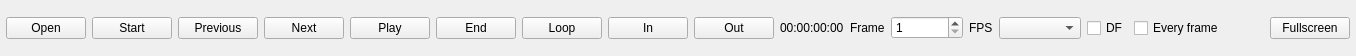
<?xml version='1.0' encoding='UTF-8'?>
<ui version="4.0">
 <class>PlaybackView</class>
 <widget class="QWidget" name="PlaybackView">
  <property name="DockWidget" stdset="0">
   <bool>true</bool>
  </property>
  <layout class="QHBoxLayout" name="playbackLayout">
   <property name="spacing">
    <number>6</number>
   </property>
   <property name="leftMargin">
    <number>6</number>
   </property>
   <property name="topMargin">
    <number>6</number>
   </property>
   <property name="rightMargin">
    <number>6</number>
   </property>
   <property name="bottomMargin">
    <number>6</number>
   </property>
   <item>
    <widget class="QPushButton" name="openButton">
     <property name="text">
      <string>Open</string>
     </property>
     <property name="toolTip">
      <string>Open media</string>
     </property>
    </widget>
   </item>
   <item>
    <widget class="QPushButton" name="startButton">
     <property name="text">
      <string>Start</string>
     </property>
     <property name="toolTip">
      <string>Start playback control</string>
     </property>
    </widget>
   </item>
   <item>
    <widget class="QPushButton" name="previousButton">
     <property name="text">
      <string>Previous</string>
     </property>
     <property name="toolTip">
      <string>Previous playback control</string>
     </property>
    </widget>
   </item>
   <item>
    <widget class="QPushButton" name="nextButton">
     <property name="text">
      <string>Next</string>
     </property>
     <property name="toolTip">
      <string>Next playback control</string>
     </property>
    </widget>
   </item>
   <item>
    <widget class="QPushButton" name="playButton">
     <property name="text">
      <string>Play</string>
     </property>
     <property name="toolTip">
      <string>Play playback control</string>
     </property>
    </widget>
   </item>
   <item>
    <widget class="QPushButton" name="endButton">
     <property name="text">
      <string>End</string>
     </property>
     <property name="toolTip">
      <string>End playback control</string>
     </property>
    </widget>
   </item>
   <item>
    <widget class="QPushButton" name="loopButton">
     <property name="text">
      <string>Loop</string>
     </property>
     <property name="checkable">
      <bool>true</bool>
     </property>
     <property name="toolTip">
      <string>Loop playback control</string>
     </property>
    </widget>
   </item>
   <item>
    <widget class="QPushButton" name="inButton">
     <property name="text">
      <string>In</string>
     </property>
     <property name="toolTip">
      <string>In playback control</string>
     </property>
    </widget>
   </item>
   <item>
    <widget class="QPushButton" name="outButton">
     <property name="text">
      <string>Out</string>
     </property>
     <property name="toolTip">
      <string>Out playback control</string>
     </property>
    </widget>
   </item>
   <item>
    <widget class="QLabel" name="timecodeLabel">
     <property name="text">
      <string>00:00:00:00</string>
     </property>
    </widget>
   </item>
   <item>
    <widget class="QLabel" name="frameLabel">
     <property name="text">
      <string>Frame</string>
     </property>
    </widget>
   </item>
   <item>
    <widget class="QSpinBox" name="frameField">
     <property name="minimum">
      <number>1</number>
     </property>
     <property name="maximum">
      <number>2147483646</number>
     </property>
     <property name="minimumSize">
      <size>
       <width>72</width>
       <height>0</height>
      </size>
     </property>
     <property name="toolTip">
      <string>Current timeline frame (one-based).</string>
     </property>
    </widget>
   </item>
   <item>
    <widget class="QLabel" name="fpsLabel">
     <property name="text">
      <string>FPS</string>
     </property>
    </widget>
   </item>
   <item>
    <widget class="QComboBox" name="fps">
     <property name="minimumSize">
      <size>
       <width>82</width>
       <height>0</height>
      </size>
     </property>
     <property name="toolTip">
      <string>Timeline playback rate; preserves frame indices.</string>
     </property>
    </widget>
   </item>
   <item>
    <widget class="QCheckBox" name="dropFrame">
     <property name="text">
      <string>DF</string>
     </property>
     <property name="toolTip">
      <string>Drop-frame timecode notation; does not drop image frames.</string>
     </property>
    </widget>
   </item>
   <item>
    <widget class="QCheckBox" name="everyFrame">
     <property name="text">
      <string>Every frame</string>
     </property>
     <property name="toolTip">
      <string>Present each decoded frame, slowing playback if necessary.</string>
     </property>
    </widget>
   </item>
   <item>
    <spacer name="playbackSpacer">
     <property name="orientation">
      <enum>Qt::Horizontal</enum>
     </property>
     <property name="sizeHint">
      <size>
       <width>40</width>
       <height>20</height>
      </size>
     </property>
    </spacer>
   </item>
   <item>
    <widget class="QPushButton" name="fullscreenButton">
     <property name="text">
      <string>Fullscreen</string>
     </property>
     <property name="toolTip">
      <string>Fullscreen</string>
     </property>
    </widget>
   </item>
  </layout>
  <property name="maximumSize">
   <size>
    <width>16777215</width>
    <height>56</height>
   </size>
  </property>
 </widget>
 <resources />
 <connections />
</ui>
